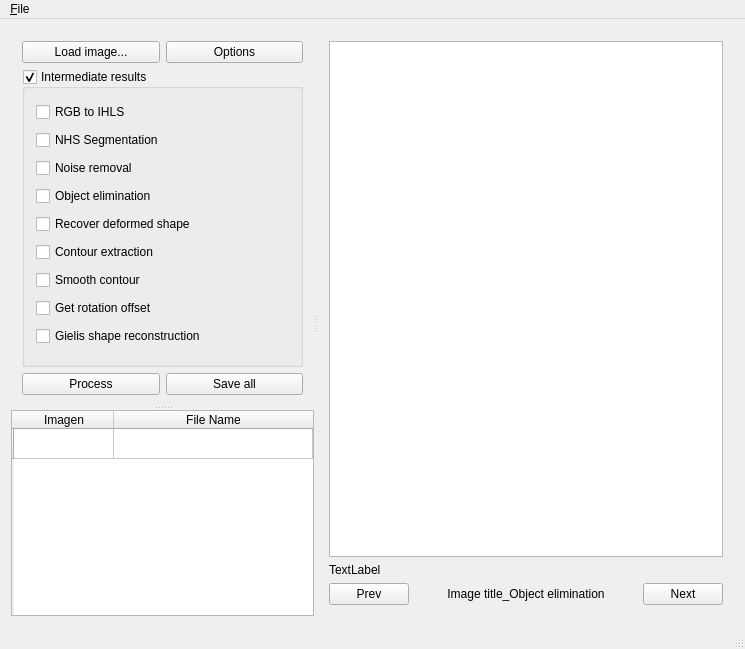
<?xml version="1.0" encoding="UTF-8"?>
<ui version="4.0">
 <class>Gui</class>
 <widget class="QMainWindow" name="Gui">
  <property name="enabled">
   <bool>true</bool>
  </property>
  <property name="geometry">
   <rect>
    <x>0</x>
    <y>0</y>
    <width>745</width>
    <height>649</height>
   </rect>
  </property>
  <property name="contextMenuPolicy">
   <enum>Qt::DefaultContextMenu</enum>
  </property>
  <property name="windowTitle">
   <string>MainWindow</string>
  </property>
  <widget class="QWidget" name="centralWidget">
   <layout class="QGridLayout" name="gridLayout_2">
    <item row="0" column="0">
     <widget class="QSplitter" name="splitter_2">
      <property name="orientation">
       <enum>Qt::Horizontal</enum>
      </property>
      <widget class="QSplitter" name="splitter">
       <property name="orientation">
        <enum>Qt::Vertical</enum>
       </property>
       <widget class="QWidget" name="layoutWidget1">
        <layout class="QGridLayout" name="gridLayout">
         <item row="0" column="0">
          <layout class="QHBoxLayout" name="horizontalLayout_3">
           <item>
            <widget class="QPushButton" name="pushButton_LoadImage">
             <property name="text">
              <string>Load image...</string>
             </property>
            </widget>
           </item>
           <item>
            <widget class="QPushButton" name="pushButton_Options">
             <property name="text">
              <string>Options</string>
             </property>
            </widget>
           </item>
          </layout>
         </item>
         <item row="1" column="0">
          <widget class="QGroupBox" name="groupBox_IntermediateResults">
           <property name="title">
            <string>Intermediate results</string>
           </property>
           <property name="checkable">
            <bool>true</bool>
           </property>
           <layout class="QVBoxLayout" name="verticalLayout">
            <item>
             <widget class="QCheckBox" name="checkBox_RGBtoIHLS">
              <property name="text">
               <string>RGB to IHLS</string>
              </property>
             </widget>
            </item>
            <item>
             <widget class="QCheckBox" name="checkBox_NHSSegmentation">
              <property name="text">
               <string>NHS Segmentation</string>
              </property>
             </widget>
            </item>
            <item>
             <widget class="QCheckBox" name="checkBox_NoiseRemoval">
              <property name="text">
               <string>Noise removal</string>
              </property>
             </widget>
            </item>
            <item>
             <widget class="QCheckBox" name="checkBox_ObjectElimination">
              <property name="text">
               <string>Object elimination</string>
              </property>
             </widget>
            </item>
            <item>
             <widget class="QCheckBox" name="checkBox_RecoverDeformedShape">
              <property name="text">
               <string>Recover deformed shape</string>
              </property>
             </widget>
            </item>
            <item>
             <widget class="QCheckBox" name="checkBox_ContourExtaction">
              <property name="text">
               <string>Contour extraction</string>
              </property>
             </widget>
            </item>
            <item>
             <widget class="QCheckBox" name="checkBox_SmoothContour">
              <property name="text">
               <string>Smooth contour</string>
              </property>
             </widget>
            </item>
            <item>
             <widget class="QCheckBox" name="checkBox_GetRotationOffset">
              <property name="text">
               <string>Get rotation offset</string>
              </property>
             </widget>
            </item>
            <item>
             <widget class="QCheckBox" name="checkBox_GielisShapeReconstruction">
              <property name="text">
               <string>Gielis shape reconstruction</string>
              </property>
             </widget>
            </item>
           </layout>
          </widget>
         </item>
         <item row="2" column="0">
          <layout class="QHBoxLayout" name="horizontalLayout">
           <item>
            <widget class="QPushButton" name="pushButton_Process">
             <property name="text">
              <string>Process</string>
             </property>
            </widget>
           </item>
           <item>
            <widget class="QPushButton" name="pushButton_SaveAll">
             <property name="text">
              <string>Save all</string>
             </property>
            </widget>
           </item>
          </layout>
         </item>
        </layout>
       </widget>
       <widget class="QTableWidget" name="tableImage">
        <property name="sortingEnabled">
         <bool>true</bool>
        </property>
        <attribute name="horizontalHeaderStretchLastSection">
         <bool>true</bool>
        </attribute>
        <row>
         <property name="text">
          <string/>
         </property>
         <property name="textAlignment">
          <set>AlignHCenter|AlignVCenter|AlignCenter</set>
         </property>
        </row>
        <column>
         <property name="text">
          <string>Imagen</string>
         </property>
         <property name="textAlignment">
          <set>AlignHCenter|AlignVCenter|AlignCenter</set>
         </property>
        </column>
        <column>
         <property name="text">
          <string>File Name</string>
         </property>
         <property name="textAlignment">
          <set>AlignHCenter|AlignVCenter|AlignCenter</set>
         </property>
        </column>
        <item row="0" column="0">
         <property name="text">
          <string/>
         </property>
        </item>
       </widget>
      </widget>
      <widget class="QWidget" name="layoutWidget">
       <layout class="QVBoxLayout" name="verticalLayout_3">
        <item>
         <widget class="QGraphicsView" name="graphicsView"/>
        </item>
        <item>
         <widget class="QLabel" name="label">
          <property name="text">
           <string>TextLabel</string>
          </property>
         </widget>
        </item>
        <item>
         <layout class="QHBoxLayout" name="horizontalLayout_2">
          <item>
           <widget class="QPushButton" name="pushButton_Prev">
            <property name="maximumSize">
             <size>
              <width>80</width>
              <height>16777215</height>
             </size>
            </property>
            <property name="text">
             <string>Prev</string>
            </property>
           </widget>
          </item>
          <item>
           <widget class="QLabel" name="label_CurrentImage">
            <property name="text">
             <string>Image title_Object elimination</string>
            </property>
            <property name="alignment">
             <set>Qt::AlignCenter</set>
            </property>
           </widget>
          </item>
          <item>
           <widget class="QPushButton" name="pushButton_Next">
            <property name="maximumSize">
             <size>
              <width>80</width>
              <height>16777215</height>
             </size>
            </property>
            <property name="text">
             <string>Next</string>
            </property>
           </widget>
          </item>
         </layout>
        </item>
       </layout>
      </widget>
     </widget>
    </item>
   </layout>
  </widget>
  <widget class="QMenuBar" name="menuBar">
   <property name="geometry">
    <rect>
     <x>0</x>
     <y>0</y>
     <width>745</width>
     <height>24</height>
    </rect>
   </property>
   <widget class="QMenu" name="menuFile">
    <property name="title">
     <string>&amp;File</string>
    </property>
    <addaction name="actionOpen"/>
    <addaction name="actionSave"/>
    <addaction name="separator"/>
    <addaction name="actionExit_2"/>
   </widget>
   <addaction name="menuFile"/>
  </widget>
  <widget class="QStatusBar" name="statusBar"/>
  <action name="actionOpen">
   <property name="text">
    <string>&amp;Open...</string>
   </property>
  </action>
  <action name="actionSave">
   <property name="text">
    <string>&amp;Save...</string>
   </property>
  </action>
  <action name="actionExit_2">
   <property name="text">
    <string>E&amp;xit</string>
   </property>
  </action>
 </widget>
 <layoutdefault spacing="6" margin="11"/>
 <resources/>
 <connections/>
</ui>
